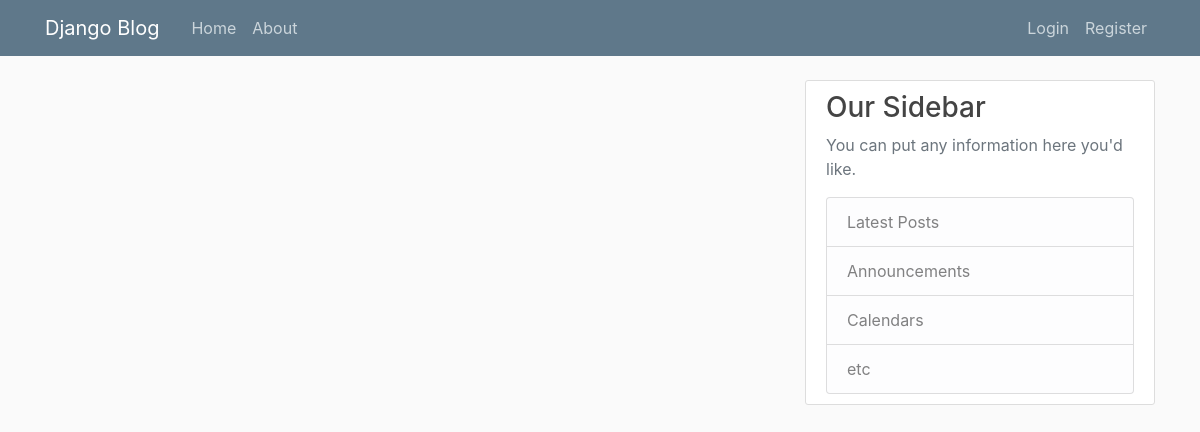
/, run on an earlier commit of the app's database.
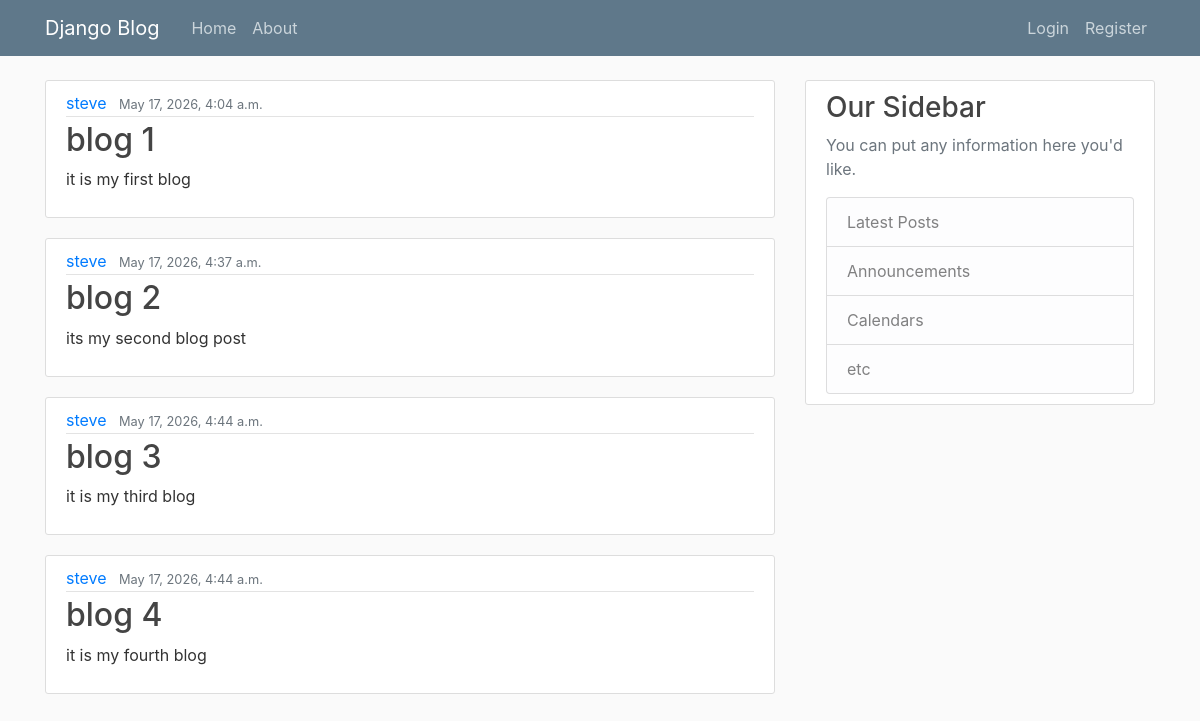
And on a later commit of the database.
### blog/models.py (models this page shows, shortened)
class Post(models.Model):
    title = models.CharField(max_length=100)
    content = models.TextField()
    date_posted = models.DateTimeField(default=timezone.now)
    author = models.ForeignKey(User, on_delete=models.CASCADE)

### blog/views.py (the view)
# urls.py: path('', views.home, name='blog-home' ),
def home(request):
    context = {
        'posts': Post.objects.all()
    }
    return render(request, 'blog/home.html', context)

### blog/templates/blog/home.html
{% extends "blog/base.html" %}
{% block content %}
    {% for post in posts %}
        <article class="media content-section">
          <div class="media-body">
            <div class="article-metadata">
              <a class="mr-2" href="#">{{ post.author }}</a>
              <small class="text-muted">{{ post.date_posted }}</small>
            </div>
            <h2><a class="article-title" href="#">{{ post.title }}</a></h2>
            <p class="article-content">{{ post.content }}</p>
          </div>
        </article>
    {% endfor %}
{% endblock content %}

### blog/templates/blog/base.html (shortened to what this page needs)
{% load static %}
<!DOCTYPE html>
<html>
<head>
    <link rel="stylesheet"
          href="https://maxcdn.bootstrapcdn.com/bootstrap/4.0.0/css/bootstrap.min.css"
>
    <link rel="stylesheet" type="text/css" href="{% static 'blog/main.css' %}">
</head>
<body>
<header class="site-header">
    <nav class="navbar navbar-expand-md navbar-dark bg-steel fixed-top">
        <div class="container">
            <a class="navbar-brand mr-4" href="{% url 'blog-home' %}">
                Django Blog
            </a>
            <div class="collapse navbar-collapse" id="navbarToggle">
                <div class="navbar-nav mr-auto">
                    <a class="nav-item nav-link" href="{% url 'blog-home' %}">
                        Home
                    </a>
                    <a class="nav-item nav-link" href="{% url 'blog-about' %}">
                        About
                    </a>
                </div>
                <div class="navbar-nav align-items-center">
                    {% if user.is_authenticated %}
                        <a class="nav-item nav-link"
                           href="{% url 'profile' %}">
                            Profile
                        </a>
                        <form action="{% url 'logout' %}"
                              method="POST"
                              class="form-inline m-0 p-0">
                            {% csrf_token %}
                            <button type="submit"
                                    class="btn btn-link nav-item nav-link"
                                    style="text-decoration: none;">
                                Logout
                            </button>
                        </form>
                    {% else %}
                        <a class="nav-item nav-link"
                           href="{% url 'login' %}">
                            Login
                        </a>
                        <a class="nav-item nav-link"
                           href="{% url 'register' %}">
                            Register
                        </a>
                    {% endif %}
                </div>
            </div>
        </div>
    </nav>
</header>
<main role="main" class="container">
    <div class="row">
        <div class="col-md-8">
            {% block content %}{% endblock %}
        </div>
        <div class="col-md-4">
            <div class="content-section">
                <h3>Our Sidebar</h3>
                <p class="text-muted">
                    You can put any information here you'd like.
                </p>
                <ul class="list-group">
                    <li class="list-group-item list-group-item-light">
                        Latest Posts
                    </li>
                    <li class="list-group-item list-group-item-light">
                        Announcements
                    </li>
                    <li class="list-group-item list-group-item-light">
                        Calendars
                    </li>
                    <li class="list-group-item list-group-item-light">
                        etc
                    </li>
                </ul>
            </div>
        </div>
    </div>
</main>
</body>
</html>

### blog/static/blog/main.css (style rules this page uses)
body { background: #fafafa; color: #333333; margin-top: 5rem; }
h1, h2, h3, h4, h5, h6 { color: #444444; }
ul { margin: 0; }
.bg-steel { background-color: #5f788a; }
.site-header .navbar-nav .nav-link { color: #cbd5db; }
.content-section { background: #ffffff; padding: 10px 20px; border: 1px solid #dddddd; border-radius: 3px; margin-bottom: 20px; }
.article-title { color: #444444; }
.article-content { white-space: pre-line; }
.article-metadata { padding-bottom: 1px; margin-bottom: 4px; border-bottom: 1px solid #e3e3e3 }

What changed in the data, as far as the page shows it:
added Post: author "steve", date_posted "May 17, 2026, 4:04 a.m.", title "blog 1", content "it is my first blog"
added Post: author "steve", date_posted "May 17, 2026, 4:37 a.m.", title "blog 2", content "its my second blog post"
added Post: author "steve", date_posted "May 17, 2026, 4:44 a.m.", title "blog 3", content "it is my third blog"
added Post: author "steve", date_posted "May 17, 2026, 4:44 a.m.", title "blog 4", content "it is my fourth blog"
